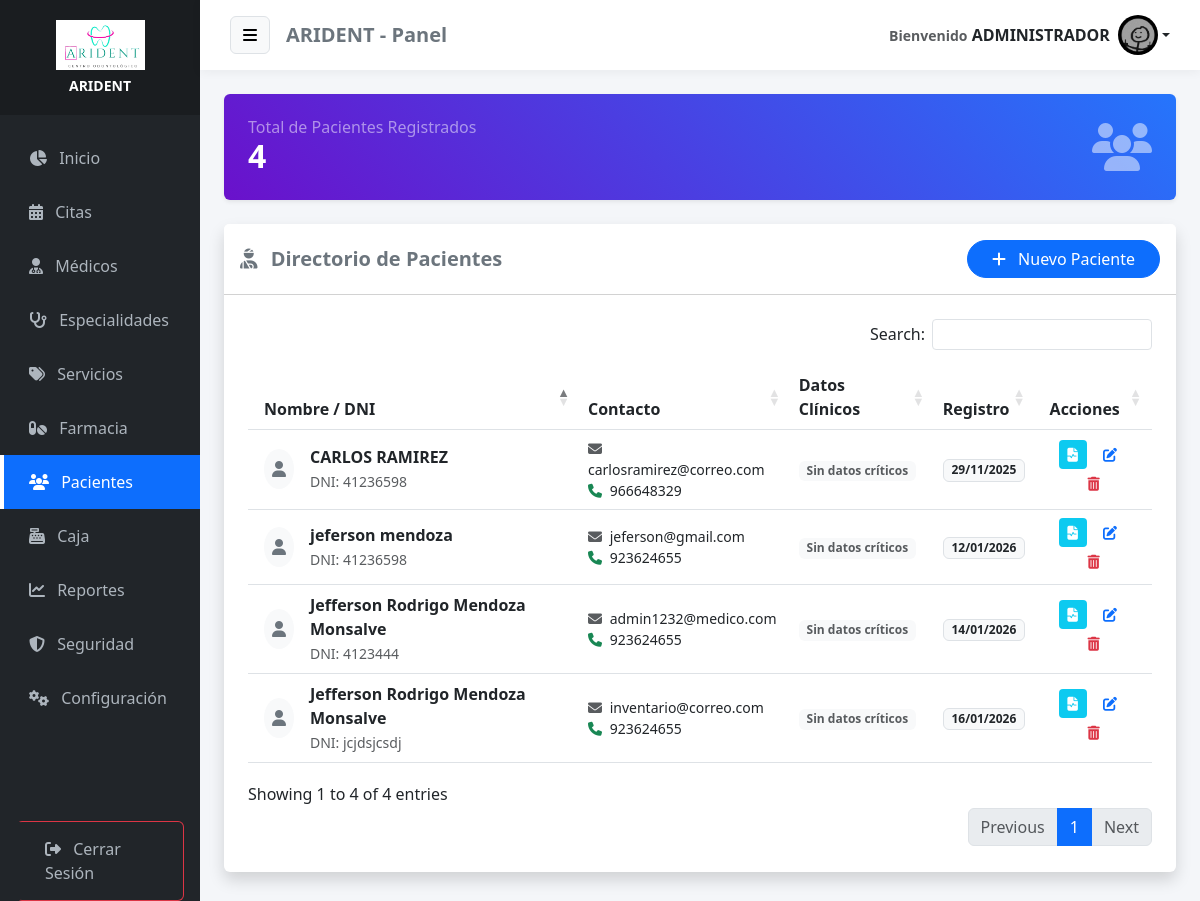
Page /pacientes (signed in) on the committed database.
### tables this page shows
CREATE TABLE IF NOT EXISTS `configuracion` (
  `id` int NOT NULL,
  `nombre_clinica` varchar(100) DEFAULT NULL,
  `direccion` varchar(255) DEFAULT NULL,
  `telefono` varchar(50) DEFAULT NULL,
  `email` varchar(100) DEFAULT NULL,
  `moneda` varchar(5) DEFAULT 'S/.',
  `logo` varchar(255) DEFAULT NULL,
  PRIMARY KEY (`id`)
);

CREATE TABLE IF NOT EXISTS `usuarios` (
  `id_usuario` int NOT NULL AUTO_INCREMENT,
  `nombre` varchar(100) NOT NULL,
  `documento_identidad` varchar(20) DEFAULT NULL,
  `email` varchar(100) NOT NULL,
  `telefono` varchar(20) DEFAULT NULL,
  `grupo_sanguineo` varchar(5) DEFAULT NULL,
  `alergias` text,
  `enfermedades_cronicas` text,
  `password` varchar(255) NOT NULL,
  `avatar` varchar(255) DEFAULT NULL,
  `id_rol` int DEFAULT NULL,
  `fecha_creacion` timestamp NULL DEFAULT CURRENT_TIMESTAMP,
  PRIMARY KEY (`id_usuario`),
  UNIQUE KEY `email` (`email`),
  KEY `id_rol` (`id_rol`),
  CONSTRAINT `usuarios_ibfk_1` FOREIGN KEY (`id_rol`) REFERENCES `roles` (`id_rol`)
);

### app/controllers/PacienteController.php (called while the page is built, shortened)
<?php
require_once APP_ROOT . '/models/Paciente.php';
class PacienteController {
    public function index() {
        $database = new Database();
        $db = $database->connect();
        $pacienteModel = new Paciente($db);
        $resultado = $pacienteModel->leer();
        require_once APP_ROOT . '/views/admin/pacientes.php';
    }
}

### app/models/Configuracion.php (called while the page is built, shortened)
<?php
class Configuracion {
    private $conn;
    private $table = 'configuracion';
    public function __construct($db) {
        $this->conn = $db;
    }
    public function obtener() {
        $query = "SELECT * FROM " . $this->table . " WHERE id = 1";
        $stmt = $this->conn->prepare($query);
        $stmt->execute();
        return $stmt->fetch(PDO::FETCH_ASSOC);
    }
}

### app/models/Paciente.php (called while the page is built, shortened)
<?php
class Paciente {
    private $conn;
    private $table = 'usuarios';
    public function __construct($db) {
        $this->conn = $db;
    }
    public function leer() {
        $query = 'SELECT id_usuario, nombre, documento_identidad, email, telefono,
                         grupo_sanguineo, alergias, enfermedades_cronicas,
                         fecha_creacion
                  FROM ' . $this->table . '
                  WHERE id_rol = 3
                  ORDER BY nombre ASC';
        $stmt = $this->conn->prepare($query);
        $stmt->execute();
        return $stmt;
    }
}

### app/views/admin/pacientes.php (the view, shortened to what this page needs)
<?php require_once APP_ROOT . '/views/layouts/header.php'; ?>
<div class="row mb-4">
    <div class="col-md-12">
        <div class="card border-0 shadow-sm text-white" style="background: linear-gradient(45deg, #6a11cb, #2575fc);">
            <div class="card-body d-flex align-items-center justify-content-between p-4">
                <div>
                    <h6 class="mb-0 text-white-50">Total de Pacientes Registrados</h6>
                    <h2 class="mb-0 fw-bold"><?php echo $resultado->rowCount(); ?></h2>
                </div>
                <i class="fas fa-users fa-3x opacity-50"></i>
            </div>
        </div>
    </div>
</div>
<div class="card shadow border-0">
    <div class="card-header bg-white py-3 d-flex justify-content-between align-items-center">
        <h5 class="mb-0 text-secondary fw-bold"><i class="fas fa-user-injured me-2"></i> Directorio de Pacientes</h5>
        <button class="btn btn-primary rounded-pill px-4" data-bs-toggle="modal" data-bs-target="#modalPaciente">
            <i class="fas fa-plus me-2"></i> Nuevo Paciente
        </button>
    </div>
    <div class="card-body p-4">
        <div class="table-responsive">
            <table class="table table-hover align-middle" id="tablaPro">
                <thead class="bg-light text-secondary">
                    <tr>
                        <th class="ps-3">Nombre / DNI</th>
                        <th>Contacto</th>
                        <th>Datos Clínicos</th>
                        <th>Registro</th>
                        <th class="text-center">Acciones</th>
                    </tr>
                </thead>
                <tbody>
                    <?php if($resultado->rowCount() > 0): ?>
                        <?php while($row = $resultado->fetch(PDO::FETCH_ASSOC)): ?>
                            <?php
                                $telefono = $row['telefono'] ?? '';
                                $alergias = $row['alergias'] ?? '';
                                $cronicas = $row['enfermedades_cronicas'] ?? '';
                                $sangre = $row['grupo_sanguineo'] ?? '';
                                $dni = $row['documento_identidad'] ?? '---';
                            ?>
                        <tr>
                            <td class="ps-3">
                                <div class="d-flex align-items-center">
                                    <div class="bg-light rounded-circle p-2 me-3 text-secondary"><i class="fas fa-user"></i></div>
                                    <div>
                                        <div class="fw-bold text-dark"><?php echo $row['nombre']; ?></div>
                                        <small class="text-muted">DNI: <?php echo $dni; ?></small>
                                    </div>
                                </div>
                            </td>
                            <td>
                                <div class="d-flex flex-column">
                                    <small><i class="fas fa-envelope me-1 text-muted"></i> <?php echo $row['email']; ?></small>
                                    <small><i class="fas fa-phone me-1 text-success"></i> <?php echo $telefono ? $telefono : 'Sin Nro'; ?></small>
                                </div>
                            </td>
                            <td>
                                <?php if(empty($alergias) && empty($cronicas)): ?>
                                    <span class="badge bg-light text-muted">Sin datos críticos</span>
                                <?php endif; ?>
                            </td>
                            <td>
                                <span class="badge bg-light text-dark border">
                                    <?php echo date('d/m/Y', strtotime($row['fecha_creacion'])); ?>
                                </span>
                            </td>
                            <td class="text-center">
                                <a href="<?php echo BASE_URL; ?>/pacientes/historial?id=<?php echo $row['id_usuario']; ?>" class="btn btn-sm btn-info text-white border-0 me-1" title="Historia Clínica">
                                    <i class="fas fa-file-medical-alt"></i>
                                </a>
                                <button class="btn btn-sm btn-outline-primary border-0 me-1"
                                        data-bs-toggle="modal"
                                        data-bs-target="#modalEditar"
                                        onclick="cargarDatosEditar('<?php echo $row['id_usuario']; ?>', '<?php echo $row['nombre']; ?>', '<?php echo $dni; ?>', '<?php echo $row['email']; ?>', '<?php echo $telefono; ?>', '<?php echo $sangre; ?>', `<?php echo $alergias; ?>`, `<?php echo $cronicas; ?>`)">
                                    <i class="fas fa-edit"></i>
                                </button>
                                <a href="#" onclick="confirmarEliminacion(<?php echo $row['id_usuario']; ?>)" class="btn btn-sm btn-outline-danger border-0" title="Eliminar">
                                    <i class="fas fa-trash-alt"></i>
                                </a>
                            </td>
                        </tr>
                        <?php endwhile; ?>
                    <?php endif; ?>
                </tbody>
            </table>
        </div>
    </div>
</div>
<?php require_once APP_ROOT . '/views/layouts/footer.php'; ?>

### app/views/layouts/header.php (shortened to what this page needs)
<?php
require_once APP_ROOT . '/models/Configuracion.php';
$db_header = new Database();
$conn_header = $db_header->connect();
$configModel_header = new Configuracion($conn_header);
$empresa_header = $configModel_header->obtener();
$nombre_app = !empty($empresa_header['nombre_clinica']) ? $empresa_header['nombre_clinica'] : 'MediCitas';
$logo_app   = !empty($empresa_header['logo']) ? $empresa_header['logo'] : null;
$rol = $_SESSION['id_de_rol_de_usuario'] ?? 0;
$uri = $_SERVER['REQUEST_URI'];
?>
<!DOCTYPE html>
<html lang="es">
<head>
    <link href="https://cdn.jsdelivr.net/npm/bootstrap@5.3.0/dist/css/bootstrap.min.css" rel="stylesheet">
    <link rel="stylesheet" href="https://cdnjs.cloudflare.com/ajax/libs/font-awesome/6.4.0/css/all.min.css">
    <link rel="stylesheet" href="https://cdn.datatables.net/1.13.4/css/dataTables.bootstrap5.min.css">
    <link rel="stylesheet" href="https://cdn.datatables.net/buttons/2.3.6/css/buttons.bootstrap5.min.css">
    <link href="https://cdn.jsdelivr.net/npm/select2@4.1.0-rc.0/dist/css/select2.min.css" rel="stylesheet">
    <link href="https://cdn.jsdelivr.net/npm/select2-bootstrap-5-theme@1.3.0/dist/select2-bootstrap-5-theme.min.css" rel="stylesheet">
</head>
<body>
<div class="container-fluid">
    <div class="row flex-nowrap">
        <div class="col-auto col-md-3 col-xl-2 px-0 sidebar-col bg-dark" id="sidebar">
            <div class="logo-area">
                <?php if ($logo_app && file_exists(APP_ROOT . '/../public/uploads/' . $logo_app)): ?>
                    <div class="mb-2">
                        <img src="<?php echo BASE_URL; ?>/uploads/<?php echo $logo_app; ?>" class="img-fluid" style="max-height:50px;">
                    </div>
                    <h6 class="text-white mb-0 fw-bold small"><?php echo $nombre_app; ?></h6>
                <?php else: ?>
                    <h4 class="text-white mb-0">
                        <i class="fas fa-heartbeat text-primary"></i> <?php echo $nombre_app; ?>
                    </h4>
                <?php endif; ?>
            </div>
            <div class="sidebar-menu mt-3">
                <a href="<?= BASE_URL ?>/home" class="<?= strpos($uri,'home')!==false?'active':'' ?>">
                    <i class="fas fa-chart-pie me-2"></i> Inicio
                </a>
                <a href="<?= BASE_URL ?>/citas" class="<?= strpos($uri,'citas')!==false?'active':'' ?>">
                    <i class="fas fa-calendar-alt me-2"></i> Citas
                </a>
                <?php if ($rol == 1): ?>
                    <a href="<?= BASE_URL ?>/medicos" class="<?= strpos($uri,'medicos')!==false?'active':'' ?>"><i class="fas fa-user-md me-2"></i> Médicos</a>
                    <a href="<?= BASE_URL ?>/especialidades" class="<?= strpos($uri,'especialidades')!==false?'active':'' ?>"><i class="fas fa-stethoscope me-2"></i> Especialidades</a>
                    <a href="<?= BASE_URL ?>/servicios" class="<?= strpos($uri,'servicios')!==false?'active':'' ?>"><i class="fas fa-tags me-2"></i> Servicios</a>
                <?php endif; ?>
                <?php if ($rol == 1 || $rol == 4): ?>
                    <a href="<?= BASE_URL ?>/medicamentos" class="<?= strpos($uri,'medicamentos')!==false?'active':'' ?>"><i class="fas fa-pills me-2"></i> Farmacia</a>
                    <a href="<?= BASE_URL ?>/pacientes" class="<?= strpos($uri,'pacientes')!==false?'active':'' ?>"><i class="fas fa-users me-2"></i> Pacientes</a>
                    <a href="<?= BASE_URL ?>/pagos" class="<?= strpos($uri,'pagos')!==false?'active':'' ?>"><i class="fas fa-cash-register me-2"></i> Caja</a>
                <?php endif; ?>
                <?php if ($rol == 1): ?>
                    <a href="<?= BASE_URL ?>/reportes" class="<?= strpos($uri,'reportes')!==false?'active':'' ?>"><i class="fas fa-chart-line me-2"></i> Reportes</a>
                    <a href="<?= BASE_URL ?>/auditoria" class="<?= strpos($uri,'auditoria')!==false?'active':'' ?>"><i class="fas fa-shield-alt me-2"></i> Seguridad</a>
                    <a href="<?= BASE_URL ?>/configuracion" class="<?= strpos($uri,'configuracion')!==false?'active':'' ?>"><i class="fas fa-cogs me-2"></i> Configuración</a>
                <?php endif; ?>
                <div class="mt-5 pt-5 px-3">
                    <a href="<?= BASE_URL ?>/auth/logout" class="btn btn-outline-danger w-100 text-start">
                        <i class="fas fa-sign-out-alt me-2"></i> Cerrar Sesión
                    </a>
                </div>
            </div>
        </div>
        <div class="col content-col">
            <div class="top-navbar mb-4">
                <div class="d-flex align-items-center">
                    <button class="btn btn-light me-3 border" id="menu-toggle"><i class="fas fa-bars"></i></button>
                    <h5 class="m-0 text-secondary fw-bold d-none d-md-block"><?= $nombre_app ?> - Panel</h5>
                </div>
                <div class="dropdown">
                    <a class="nav-link dropdown-toggle fw-bold text-dark d-flex align-items-center" data-bs-toggle="dropdown">
                        <div class="me-2 text-end d-none d-md-block">
                            <small class="text-muted">Bienvenido</small>
                            <span><?= $_SESSION['user_name'] ?? 'Usuario' ?></span>
                        </div>
                        <?php if (!empty($_SESSION['user_avatar']) && file_exists(APP_ROOT . '/../public/uploads/' . $_SESSION['user_avatar'])): ?>
                            <img src="<?= BASE_URL ?>/uploads/<?= $_SESSION['user_avatar'] ?>" class="rounded-circle" style="width:40px;height:40px;">
                        <?php else: ?>
                            <i class="fas fa-user-circle fa-2x text-primary"></i>
                        <?php endif; ?>
                    </a>
                </div>
            </div>
            <div class="container-fluid px-4">

### app/views/layouts/header.php (style rules this page uses)
body { background-color: #f4f6f9; font-family: 'Segoe UI', sans-serif; overflow-x: hidden; }
.sidebar-col { min-height: 100vh; background: #212529; box-shadow: 2px 0 5px rgba(0,0,0,0.1); padding: 0; transition: all 0.3s; }
.logo-area { background: #1a1d20; padding: 20px 0; text-align: center; }
.sidebar-menu a { color: #adb5bd; text-decoration: none; display: block; padding: 15px 25px; border-left: 4px solid transparent; transition: 0.3s; }
.sidebar-menu a.active { background: #0d6efd; color: white; border-left-color: white; }
.content-col { padding: 0; background-color: #f4f6f9; transition: all 0.3s; }
.top-navbar { background: white; padding: 15px 30px; box-shadow: 0 2px 10px rgba(0,0,0,0.05); display: flex; justify-content: space-between; align-items: center; }

### rows in the picture
configuracion: logo (picture), nombre_clinica "ARIDENT"
usuarios: nombre "CARLOS RAMIREZ", documento_identidad "41236598", email "carlosramirez@correo.com", telefono "966648329", fecha_creacion "29/11/2025"
usuarios: nombre "jeferson mendoza", documento_identidad "41236598", email "jeferson@gmail.com", telefono "923624655", fecha_creacion "12/01/2026"
usuarios: nombre "Jefferson Rodrigo Mendoza Monsalve", documento_identidad "4123444", email "admin1232@medico.com", telefono "923624655", fecha_creacion "14/01/2026"
usuarios: nombre "Jefferson Rodrigo Mendoza Monsalve", documento_identidad "jcjdsjcsdj", email "inventario@correo.com", telefono "923624655", fecha_creacion "16/01/2026"

### other values in the picture
$_SESSION['user_name'] "ADMINISTRADOR"
$resultado->rowCount() "4"
